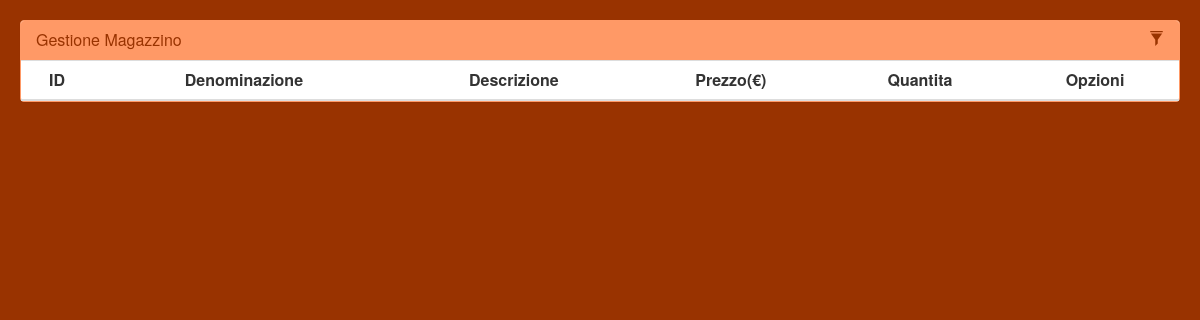
Page /e_commerce/magazzino.php on the earlier database version.
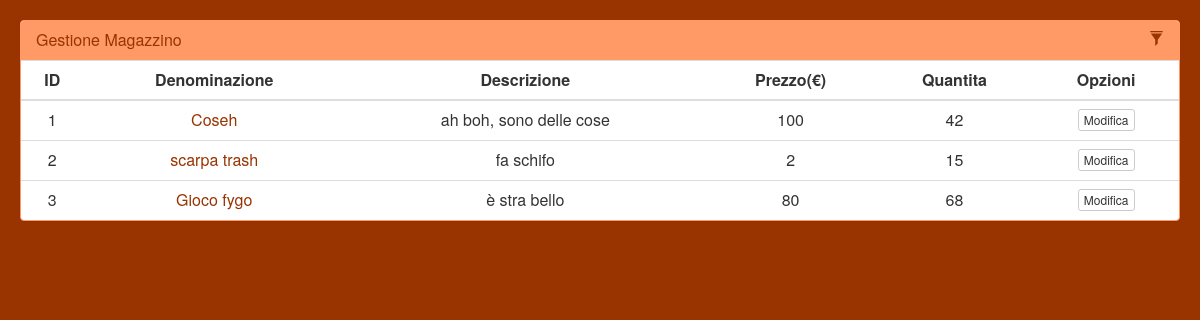
Same page on the later database version.
### tables this page shows
CREATE TABLE `prodotti` (
  `codice_prodotto` int(5) NOT NULL,
  `denominazione` varchar(15) NOT NULL,
  `descrizione` text NOT NULL,
  `prezzo` decimal(4,0) NOT NULL,
  `quantita` int(2) NOT NULL
);

### e_commerce/magazzino.php (the view, shortened to what this page needs)
<html>
  <head>
    <link rel="stylesheet" href="bootstrap-3.1.0/css/bootstrap.min.css" type="text/css">
    <link rel="stylesheet" href="css/magazzino.css" type="text/css">
    <?php
      $server="localhost";
      $user="AlMax";
      $password="";
      $database="e_commerce";
      try{
          $connection = new PDO("mysql:host=$server;dbname=$database",$user,$password);
          $connection->setAttribute(PDO::ATTR_ERRMODE,PDO::ERRMODE_EXCEPTION);
          if ($_POST["Lusername"]="ResponsabileMagazzino" && $_POST["Lpassword"]="Magazzino"){
              $results = $connection->query("SELECT * FROM prodotti");
      				echo '<form id="form1" method="post" action="magazzino.php" style="margin-bottom:0;">
                      <div class="container" width="100%">
    	                   <div class="row" width="100%">
                            <div width="100%">
				                       <div class="panel panel-success" style="border-color:#ff9966; width="100%">
					                        <div class="panel-heading" style="background-color:#ff9966;border-color:#ff9966;color:#993300;">
                                     <h3 class="panel-title" display= "inline-block">Gestione Magazzino</h3>
                                     <div class="pull-right">
  							                       <span class="clickable filter" data-toggle="tooltip" title="Toggle table filter" data-container="body">
  								                        <i class="glyphicon glyphicon-filter"></i>
  							                       </span>
                                     </div>
					                        </div>
					                        <div class="panel-body">
						                         <input type="text" class="form-control" id="task-table-filter" data-action="filter" data-filters="#task-table" placeholder="Filter Tasks" />
					                        </div>
                                  <table class="table table-hover" id="task-table" >
                                    <thead>
  							                       <tr>
  								                        <th>ID</th>
  								                        <th>Denominazione</th>
  								                        <th>Descrizione</th>
  								                        <th>Prezzo(€)</th>
                                          <th>Quantita</th>
                                          <th>Opzioni</th>
  							                       </tr>
  						                      </thead>
                                    <tbody id="bodyT">';
              $value=0;
              foreach($results as $data)
                  echo "<tr>
          								<td><span id='codice" . ++$value . "' value='" . $data['codice_prodotto'] . "'>" . $data['codice_prodotto'] . "</span></td>
          								<td><a target='_blank' href='img/".strtolower($data['denominazione']).".jpg'><font color='#993300'><span id='denominazione" . $value . "' value='" . $data['denominazione'] . "'>" . $data['denominazione'] . "</a></span></td>
          								<td><span id='descrizione" . $value . "'>" . $data['descrizione'] . "</span></td>
          								<td><span id='prezzo" . $value . "'>" . $data['prezzo'] . "</span></td>
          								<td><span id='quantita" . $value . "'>" . $data['quantita'] . "</span></td>
          								<td>
                             <span>
            							      <div class='btn-group btn-group-xs' role='group' aria-label='...'>
              							       <button type='button' class='btn btn-default' id='modifica" . $value . "' value='" . $value . "' onclick='modifica(this.id);'>Modifica</button>
            								    </div>
                             </span>
                          </td>
          							</tr>";
		          echo "</tbody></table></div></div></div></div></form>";
          }
      } catch(PDOException $e){
        echo "errore: " . $e->getMessage();
      }
    ?>
  </head>
  <body></body>
</html>

### e_commerce/css/magazzino.css (style rules this page uses)
.container { width: 100%; height: 100%; background-color: #993300; padding: 20px; }
.row { list-style: none; margin: 0; padding: 0; display: table; white-space: nowrap; width: 100%; }
.clickable { cursor: pointer; }
.panel-heading div { margin-top: -18px; font-size: 15px; }
.panel-heading div span { margin-left:5px; }
.table { width: 100%; height: 100%; text-align: center; }
.table th { text-align:center; }

Differences in the rows shown:
added prodotti: codice_prodotto "1", denominazione "Coseh", descrizione "ah boh, sono delle cose", prezzo "100", quantita "42"
added prodotti: codice_prodotto "2", denominazione "scarpa trash", descrizione "fa schifo", prezzo "2", quantita "15"
added prodotti: codice_prodotto "3", denominazione "Gioco fygo", descrizione "è stra bello", prezzo "80", quantita "68"
